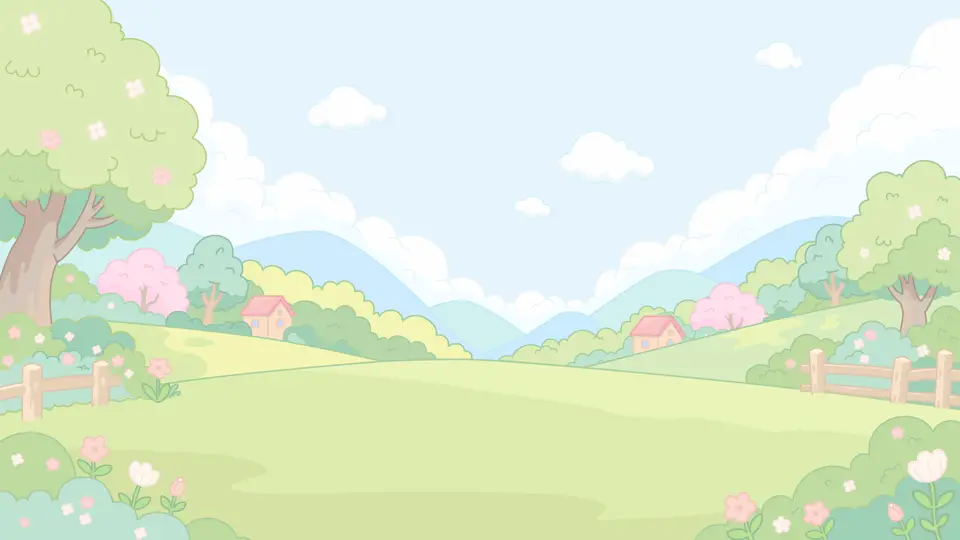
#> input picture bg.webp, 960 x 540 px
$ python make_transparent.py ../bg.webp out.png
#> lines starting #> are read from the running program, lines starting #| are printed output that depends on the picture; after the words box and inside, x2 and y2 are one past the last pixel; in counts of white or black regions, pixels touching at a corner belong together
import os
from PIL import Image, ImageFilter

def make_transparent(img_path, out_path, tolerance=25, blur_radius=1):
#> called with img_path = '../bg.webp', out_path = 'out.png', tolerance = 25, blur_radius = 1
    img = Image.open(img_path).convert("RGBA")
    width, height = img.size
#> width = 960; height = 540

    # We want to remove the outer white background using flood fill or connected components
    # Create a mask for near-white pixels
    # A pixel is considered background white if R, G, B are all >= 255 - tolerance
    # and it is connected to the outer boundary

    # Step 1: Create a binary mask of white pixels
    white_mask = Image.new("L", (width, height), 0)
#> white_mask: PIL image 960x540 L; every value is 0
    img_data = img.getdata()
    mask_data = []
    threshold = 255 - tolerance

    for r, g, b, a in img_data:
        if r >= threshold and g >= threshold and b >= threshold:
            mask_data.append(255) # White
        else:
            mask_data.append(0)
#> this loop made 518400 passes
#> (r, g, b) on passes 1 to 3: (218, 236, 182), (218, 236, 182), (218, 236, 182)
#> after the loop, mask_data = 518400 items
    white_mask.putdata(mask_data)
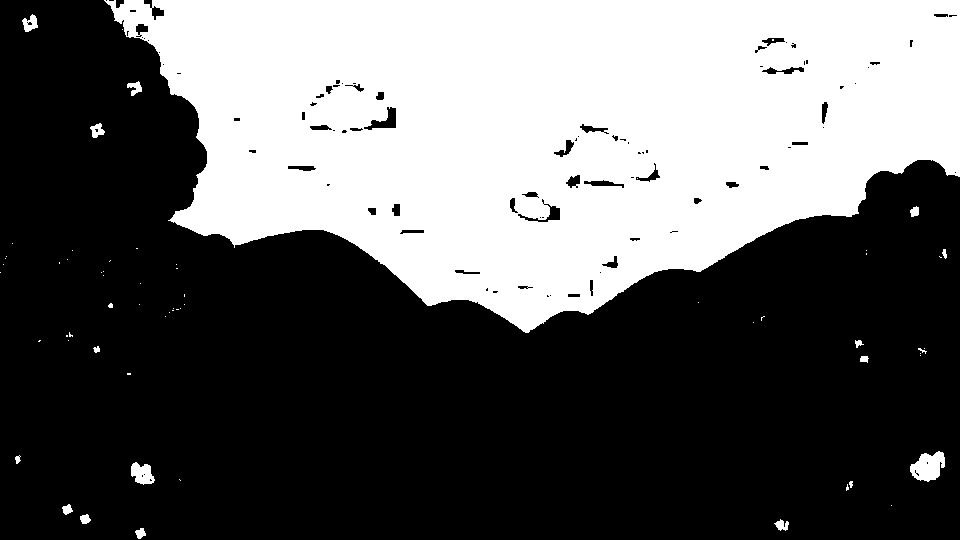
#> white_mask: PIL image 960x540 L; 38.2% white; 64 white regions (45 under 20 px), largest, box (x1, y1, x2, y2) and area: (104, 0, 960, 333) 195550, (910, 451, 945, 482) 724, (131, 462, 155, 485) 371

    # Step 2: Flood fill from all 4 corners and borders
    # Anything filled from the border is background
    bg_mask = Image.new("L", (width + 2, height + 2), 0)
#> bg_mask: PIL image 962x542 L; every value is 0

    # FloodFill from PIL.ImageDraw.floodfill or use Image.floodfill (in newer Pillow) or BFS
    from collections import deque

    # Fast BFS from image borders
    visited = bytearray(width * height)
    bg_pixels = bytearray(width * height)

    queue = deque()
    # Add border pixels that are white
    for x in range(width):
        for y in [0, height - 1]:
            idx = y * width + x
            if mask_data[idx] == 255 and not visited[idx]:
                visited[idx] = 1
                queue.append((x, y))

    for y in range(height):
        for x in [0, width - 1]:
            idx = y * width + x
            if mask_data[idx] == 255 and not visited[idx]:
                visited[idx] = 1
                queue.append((x, y))

    while queue:
        cx, cy = queue.popleft()
        cidx = cy * width + cx
        bg_pixels[cidx] = 255

        # 4 neighbors
        for nx, ny in [(cx+1, cy), (cx-1, cy), (cx, cy+1), (cx, cy-1)]:
            if 0 <= nx < width and 0 <= ny < height:
                nidx = ny * width + nx
                if not visited[nidx]:
                    visited[nidx] = 1
                    # Check if neighbor is near white (with slightly relaxed threshold for smooth edge)
                    r, g, b, _ = img_data[nidx]
                    if r >= 235 and g >= 235 and b >= 235:
                        queue.append((nx, ny))
                    elif r >= 210 and g >= 210 and b >= 210:
                        # Semi-transparent edge
                        pass

    # Create new RGBA image
    new_data = []
    for i, (r, g, b, a) in enumerate(img_data):
        if bg_pixels[i] == 255:
            # Fully transparent
            new_data.append((r, g, b, 0))
        else:
            # Check if it borders a background pixel for anti-aliasing
            x = i % width
            y = i // width
            # If color is very light gray/white on edge, blend alpha
            if r > 230 and g > 230 and b > 230:
                # Calculate distance or average of neighbors
                bg_neighbors = 0
                for nx, ny in [(x+1, y), (x-1, y), (x, y+1), (x, y-1)]:
                    if 0 <= nx < width and 0 <= ny < height:
                        if bg_pixels[ny * width + nx] == 255:
                            bg_neighbors += 1
                if bg_neighbors > 0:
                    alpha = max(0, int(255 - (min(r, g, b) - 200) * 4))
                    new_data.append((r, g, b, alpha))
                else:
                    new_data.append((r, g, b, 255))
            else:
                new_data.append((r, g, b, 255))
#> this loop made 518400 passes
#> after the loop, new_data = 518400 items

    img.putdata(new_data)
    img.save(out_path, "PNG")
    print(f"✔ Saved transparent image: {out_path}")

if __name__ == "__main__":
    import sys
    src = sys.argv[1]
    dst = sys.argv[2]
    make_transparent(src, dst)
